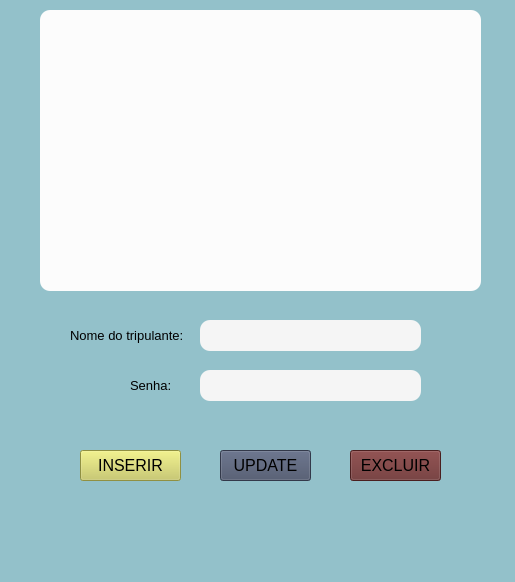
<?xml version="1.0" encoding="UTF-8"?>
<ui version="4.0">
 <class>MainWindow</class>
 <widget class="QMainWindow" name="MainWindow">
  <property name="geometry">
   <rect>
    <x>0</x>
    <y>0</y>
    <width>515</width>
    <height>582</height>
   </rect>
  </property>
  <property name="minimumSize">
   <size>
    <width>515</width>
    <height>582</height>
   </size>
  </property>
  <property name="maximumSize">
   <size>
    <width>515</width>
    <height>582</height>
   </size>
  </property>
  <property name="windowTitle">
   <string>MainWindow</string>
  </property>
  <property name="styleSheet">
   <string notr="true">background-color: rgb(147, 193, 202);</string>
  </property>
  <widget class="QWidget" name="centralwidget">
   <widget class="QPushButton" name="ButtonUp">
    <property name="geometry">
     <rect>
      <x>220</x>
      <y>450</y>
      <width>91</width>
      <height>31</height>
     </rect>
    </property>
    <property name="font">
     <font>
      <pointsize>12</pointsize>
     </font>
    </property>
    <property name="styleSheet">
     <string notr="true">background-color: rgb(71, 80, 104);</string>
    </property>
    <property name="text">
     <string>UPDATE</string>
    </property>
   </widget>
   <widget class="QPushButton" name="ButtonDelet">
    <property name="geometry">
     <rect>
      <x>350</x>
      <y>450</y>
      <width>91</width>
      <height>31</height>
     </rect>
    </property>
    <property name="font">
     <font>
      <pointsize>12</pointsize>
     </font>
    </property>
    <property name="styleSheet">
     <string notr="true">background-color: rgb(104, 44, 44);</string>
    </property>
    <property name="text">
     <string>EXCLUIR</string>
    </property>
   </widget>
   <widget class="QListWidget" name="listWidget">
    <property name="geometry">
     <rect>
      <x>40</x>
      <y>10</y>
      <width>441</width>
      <height>281</height>
     </rect>
    </property>
    <property name="styleSheet">
     <string notr="true">background-color: rgb(252, 252, 252);
border-radius:10px;</string>
    </property>
   </widget>
   <widget class="QPushButton" name="ButtonInserir">
    <property name="geometry">
     <rect>
      <x>80</x>
      <y>450</y>
      <width>101</width>
      <height>31</height>
     </rect>
    </property>
    <property name="font">
     <font>
      <pointsize>12</pointsize>
     </font>
    </property>
    <property name="styleSheet">
     <string notr="true">background-color: rgb(202, 202, 92);</string>
    </property>
    <property name="text">
     <string>INSERIR</string>
    </property>
   </widget>
   <widget class="QLineEdit" name="lineText_tripulante">
    <property name="geometry">
     <rect>
      <x>200</x>
      <y>320</y>
      <width>221</width>
      <height>31</height>
     </rect>
    </property>
    <property name="styleSheet">
     <string notr="true">background-color: rgb(245, 245, 245);
border-radius:10px;
</string>
    </property>
   </widget>
   <widget class="QLineEdit" name="lineText_senha">
    <property name="geometry">
     <rect>
      <x>200</x>
      <y>370</y>
      <width>221</width>
      <height>31</height>
     </rect>
    </property>
    <property name="styleSheet">
     <string notr="true">background-color: rgb(245, 245, 245);
border-radius:10px;
</string>
    </property>
   </widget>
   <widget class="QLabel" name="label_Ntripulante">
    <property name="geometry">
     <rect>
      <x>70</x>
      <y>320</y>
      <width>121</width>
      <height>31</height>
     </rect>
    </property>
    <property name="font">
     <font>
      <pointsize>10</pointsize>
     </font>
    </property>
    <property name="text">
     <string>Nome do tripulante:</string>
    </property>
   </widget>
   <widget class="QLabel" name="label_senha">
    <property name="geometry">
     <rect>
      <x>130</x>
      <y>370</y>
      <width>61</width>
      <height>31</height>
     </rect>
    </property>
    <property name="font">
     <font>
      <pointsize>10</pointsize>
     </font>
    </property>
    <property name="text">
     <string>Senha:</string>
    </property>
   </widget>
  </widget>
  <widget class="QMenuBar" name="menubar">
   <property name="geometry">
    <rect>
     <x>0</x>
     <y>0</y>
     <width>515</width>
     <height>21</height>
    </rect>
   </property>
  </widget>
  <widget class="QStatusBar" name="statusbar"/>
 </widget>
 <resources/>
 <connections/>
</ui>
